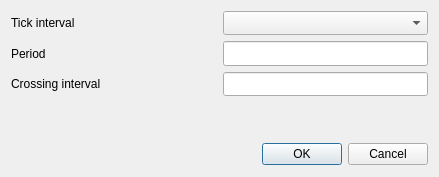
<?xml version="1.0" encoding="UTF-8"?>
<ui version="4.0">
 <class>SmaSettingsDialog</class>
 <widget class="QDialog" name="SmaSettingsDialog">
  <property name="geometry">
   <rect>
    <x>0</x>
    <y>0</y>
    <width>439</width>
    <height>177</height>
   </rect>
  </property>
  <property name="sizePolicy">
   <sizepolicy hsizetype="Expanding" vsizetype="Expanding">
    <horstretch>0</horstretch>
    <verstretch>0</verstretch>
   </sizepolicy>
  </property>
  <property name="minimumSize">
   <size>
    <width>439</width>
    <height>177</height>
   </size>
  </property>
  <property name="sizeIncrement">
   <size>
    <width>10</width>
    <height>10</height>
   </size>
  </property>
  <property name="windowTitle">
   <string>SMA Settings</string>
  </property>
  <layout class="QGridLayout" name="gridLayout">
   <item row="0" column="0">
    <layout class="QVBoxLayout" name="verticalLayout">
     <item>
      <layout class="QHBoxLayout" name="horizontalLayout_3">
       <item>
        <widget class="QLabel" name="label">
         <property name="sizePolicy">
          <sizepolicy hsizetype="Expanding" vsizetype="Expanding">
           <horstretch>0</horstretch>
           <verstretch>0</verstretch>
          </sizepolicy>
         </property>
         <property name="minimumSize">
          <size>
           <width>150</width>
           <height>0</height>
          </size>
         </property>
         <property name="text">
          <string>Tick interval</string>
         </property>
         <property name="alignment">
          <set>Qt::AlignLeading|Qt::AlignLeft|Qt::AlignVCenter</set>
         </property>
        </widget>
       </item>
       <item>
        <widget class="QComboBox" name="comboBox">
         <property name="sizePolicy">
          <sizepolicy hsizetype="Expanding" vsizetype="Expanding">
           <horstretch>0</horstretch>
           <verstretch>0</verstretch>
          </sizepolicy>
         </property>
         <property name="minimumSize">
          <size>
           <width>150</width>
           <height>0</height>
          </size>
         </property>
        </widget>
       </item>
      </layout>
     </item>
     <item>
      <layout class="QHBoxLayout" name="horizontalLayout_2">
       <item>
        <widget class="QLabel" name="label_2">
         <property name="sizePolicy">
          <sizepolicy hsizetype="Expanding" vsizetype="Expanding">
           <horstretch>0</horstretch>
           <verstretch>0</verstretch>
          </sizepolicy>
         </property>
         <property name="minimumSize">
          <size>
           <width>150</width>
           <height>0</height>
          </size>
         </property>
         <property name="text">
          <string>Period</string>
         </property>
         <property name="alignment">
          <set>Qt::AlignLeading|Qt::AlignLeft|Qt::AlignVCenter</set>
         </property>
        </widget>
       </item>
       <item>
        <widget class="QLineEdit" name="lineEdit">
         <property name="sizePolicy">
          <sizepolicy hsizetype="Expanding" vsizetype="Expanding">
           <horstretch>0</horstretch>
           <verstretch>0</verstretch>
          </sizepolicy>
         </property>
         <property name="minimumSize">
          <size>
           <width>150</width>
           <height>0</height>
          </size>
         </property>
        </widget>
       </item>
      </layout>
     </item>
     <item>
      <layout class="QHBoxLayout" name="horizontalLayout">
       <item>
        <widget class="QLabel" name="label_3">
         <property name="sizePolicy">
          <sizepolicy hsizetype="Expanding" vsizetype="Expanding">
           <horstretch>0</horstretch>
           <verstretch>0</verstretch>
          </sizepolicy>
         </property>
         <property name="minimumSize">
          <size>
           <width>150</width>
           <height>0</height>
          </size>
         </property>
         <property name="text">
          <string>Crossing interval</string>
         </property>
         <property name="alignment">
          <set>Qt::AlignLeading|Qt::AlignLeft|Qt::AlignVCenter</set>
         </property>
        </widget>
       </item>
       <item>
        <widget class="QLineEdit" name="lineEdit_2">
         <property name="sizePolicy">
          <sizepolicy hsizetype="Expanding" vsizetype="Expanding">
           <horstretch>0</horstretch>
           <verstretch>0</verstretch>
          </sizepolicy>
         </property>
         <property name="minimumSize">
          <size>
           <width>150</width>
           <height>0</height>
          </size>
         </property>
        </widget>
       </item>
      </layout>
     </item>
     <item>
      <spacer name="verticalSpacer">
       <property name="orientation">
        <enum>Qt::Vertical</enum>
       </property>
       <property name="sizeHint" stdset="0">
        <size>
         <width>20</width>
         <height>40</height>
        </size>
       </property>
      </spacer>
     </item>
     <item>
      <widget class="QDialogButtonBox" name="buttonBox">
       <property name="sizePolicy">
        <sizepolicy hsizetype="Expanding" vsizetype="Expanding">
         <horstretch>0</horstretch>
         <verstretch>0</verstretch>
        </sizepolicy>
       </property>
       <property name="orientation">
        <enum>Qt::Horizontal</enum>
       </property>
       <property name="standardButtons">
        <set>QDialogButtonBox::Cancel|QDialogButtonBox::Ok</set>
       </property>
      </widget>
     </item>
    </layout>
   </item>
  </layout>
 </widget>
 <resources/>
 <connections>
  <connection>
   <sender>buttonBox</sender>
   <signal>accepted()</signal>
   <receiver>SmaSettingsDialog</receiver>
   <slot>accept()</slot>
   <hints>
    <hint type="sourcelabel">
     <x>248</x>
     <y>254</y>
    </hint>
    <hint type="destinationlabel">
     <x>157</x>
     <y>274</y>
    </hint>
   </hints>
  </connection>
  <connection>
   <sender>buttonBox</sender>
   <signal>rejected()</signal>
   <receiver>SmaSettingsDialog</receiver>
   <slot>reject()</slot>
   <hints>
    <hint type="sourcelabel">
     <x>316</x>
     <y>260</y>
    </hint>
    <hint type="destinationlabel">
     <x>286</x>
     <y>274</y>
    </hint>
   </hints>
  </connection>
 </connections>
</ui>
